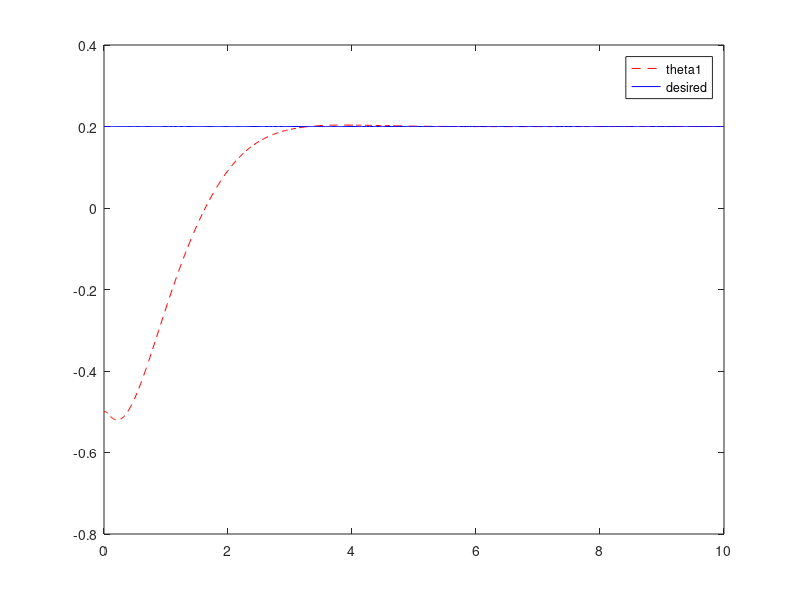
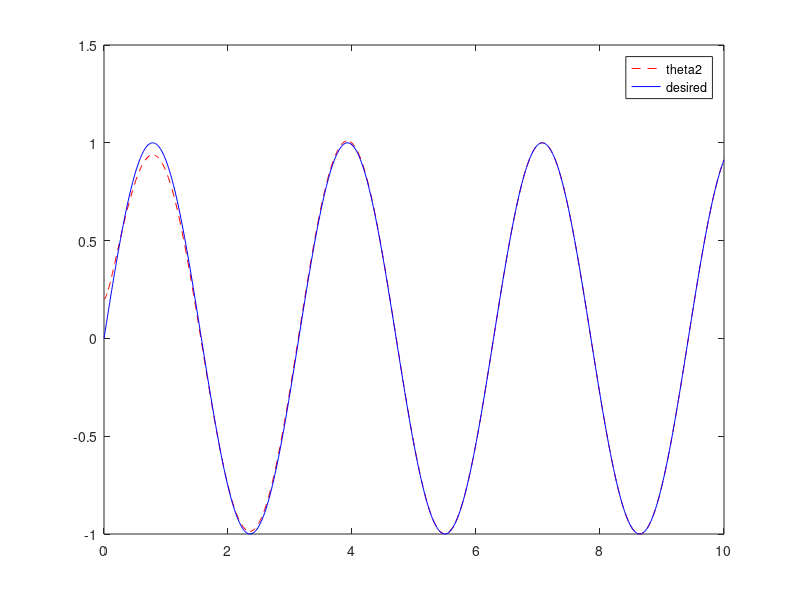
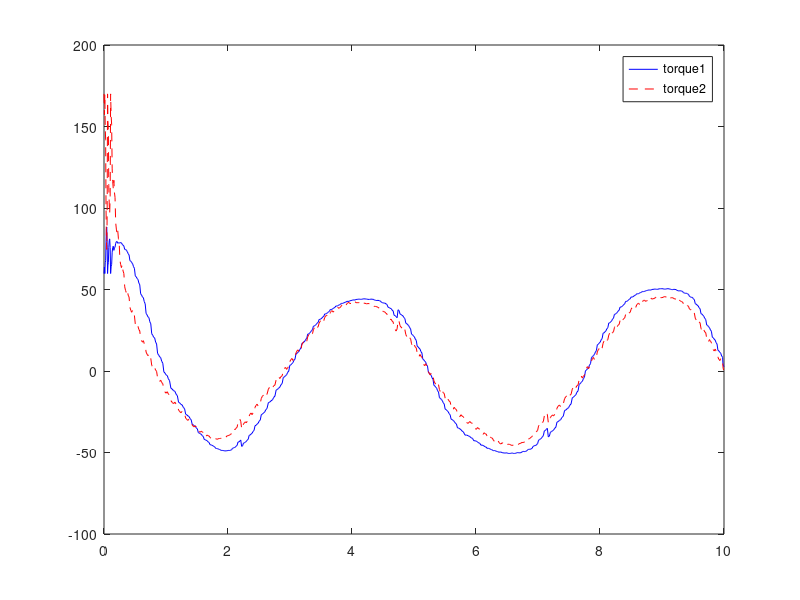
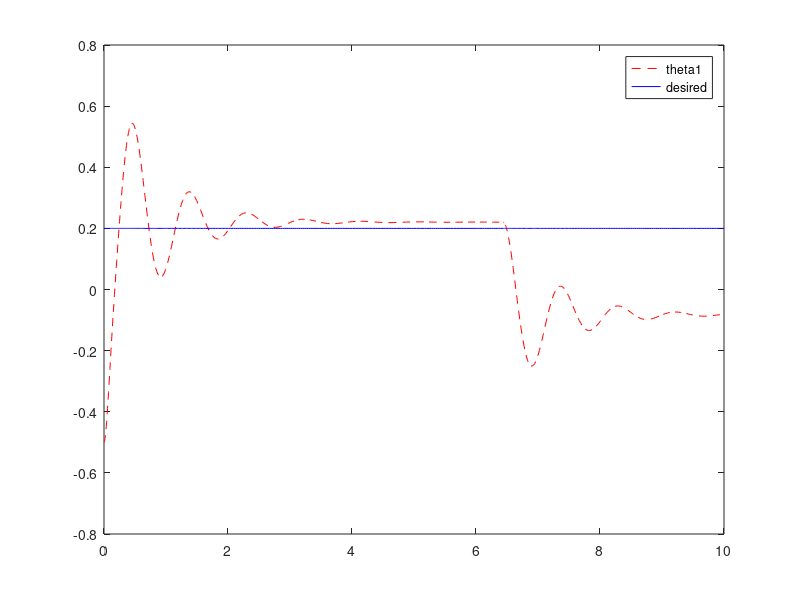

The MATLAB source for these figures, in order:
function [] = gravity_arm()
clc
clear all;
close all;

% the following parameters for the arm
I1=10;  I2 = 10; m1=5; r1=.5; m2=5; r2=.5; l1=1; l2=1;

% we compute the parameters in the dynamic model
a = I1+I2+m1*r1^2+ m2*(l1^2+ r2^2);
b = m2*l1*r2;
d = I2+ m2*r2^2;

global y;
y = 0;

% initial condition 
x0= [-0.5,0.2,0.1,0.1];
%x0= [-0.8, 0.5, 0.1, 0.1];
tf =10;
w =0.2;
beta = 0.1;
g = 9.81;

global torque
torque =[]; 

global tor;
tor = [0;0];


%% Implement the Augmented PD control.
options = odeset('RelTol',1e-4,'AbsTol',[1e-4, 1e-4, 1e-4, 1e-4]);
[T,X] = ode45(@(t,x) Augmented_PD_control(t,x),[0 tf],x0, options);

figure('Name','Theta_1 under Augmented PD control');
plot(T, X(:,1),'r--');
hold on
plot(T, w*ones(size(T,1),1),'b-');
legend('theta1', 'desired')
figure('Name','Theta_2 under Augmented PD control');
plot(T, X(:,2),'r--');
hold on
plot(T, sin(2*T),'b-');
legend('theta2', 'desired')

figure('Name', 'I/p- Augmented PD control')
plot(T, torque(1,1:size(T,1)), 'b-');
hold on
plot(T, torque(2,1:size(T,1)), 'r--');
legend('torque1', 'torque2')
torque = [];

% The function -Augmented PD control

function dx = Augmented_PD_control(t,x)
theta_d = [w;sin(2*t)];
dtheta_d = [0;2*cos(2*t)];
ddtheta_d = [0;-4*sin(2*t)];
theta = x(1:2,1);
dtheta= x(3:4,1);
des_x = [theta_d ; dtheta_d];

global M C
M = [a+2*b*cos(x(2)), d+b*cos(x(2)); d+b*cos(x(2)), d];
C = [-b*sin(x(2))* x(4), -b*sin(x(2))*(x(3)+ x(4)); b*sin(x(2))*x(3),0];
invM = inv(M);
invMC= inv(M)*C;

tau = AugPDControl(theta_d, dtheta_d, ddtheta_d, theta, dtheta);
torque = [torque , tau];
dx = zeros(4,1);
dx(1) = x(3);
dx(2) = x(4);
dx(3:4) = -invMC *x(3:4) + invM*tau;

end

function tau = AugPDControl(theta_d, dtheta_d, ddtheta_d, theta, dtheta)
global M C
Kp = 100*eye(2);
Kv = 100*eye(2);
e = theta_d - theta;
de = dtheta_d -dtheta;
tau = (Kp*e + Kv*de) + C*dtheta_d + M*ddtheta_d;
end

%% Implement the iterative learning control.
options = odeset('RelTol',1e-4,'AbsTol',[1e-4, 1e-4, 1e-4, 1e-4]);
[T,X] = ode45(@(t,x) Iterative_learning_control(t,x),[0 tf],x0, options);

figure('Name','Theta_1 under Iterative learning control');
plot(T, X(:,1),'r--');
hold on
plot(T, w*ones(size(T,1),1),'b-');
legend('theta1', 'desired')
figure('Name','Theta_2 under Iterative learning control');
plot(T, X(:,2),'r--');
hold on
plot(T, w*ones(size(T,1),1),'b-');
legend('theta2', 'desired')
%plot(T, sin(2*T),'b-');
 
figure('Name', 'I/p- Iterative learning control')
plot(T, torque(1,1:size(T,1)), 'b-');
hold on
plot(T, torque(2,1:size(T,1)), 'r--');
legend('torque1', 'torque2')
%torque = [];

% The function -Iterative learning control

function dx = Iterative_learning_control(t,x)
theta_d = [0.2;0.2];
dtheta_d = [0;0];
ddtheta_d = [0;0];
theta = x(1:2,1);
dtheta= x(3:4,1);


M = [a+2*b*cos(x(2)), d+b*cos(x(2)); d+b*cos(x(2)), d];
C = [-b*sin(x(2))*x(4), -b*sin(x(2))*(x(3)+ x(4)); b*sin(x(2))*x(3),0];
invM = inv(M);
invMC= inv(M)*C;

% Gravity Matrix 
g1=-(m1+m2)*g*l1*sin(x(2))-m2*g*l2*sin(x(1)+ x(2)); 
g2=-m2*g*l2*sin(x(1)+ x(2)); 
Gq=[g1;g2];

%global tor
tau_r = IterativeLearningControl(theta_d, dtheta_d, ddtheta_d, theta, dtheta,t);
if (sum(isinf(tor)) ~= 0)
    disp('Inf_err')
end
torque = [torque , tau_r];

dx = zeros(4,1);
dx(1) = x(3);
dx(2) = x(4);
dx(3:4) = -invMC*x(3:4) + invM*tau_r - invM*Gq  ;
if (sum(isinf(dx)) ~= 0)
    disp('Inf_err')
end

end

function tau_ret = IterativeLearningControl(theta_d, dtheta_d, ddtheta_d, theta, dtheta,t)
% global tor
Kp = 200 * eye(2);
Kv = 10 * eye(2);
e = theta - theta_d;
de = dtheta - dtheta_d;
if t==0
    tor=[0;0];
end
tau_ret = ((1/beta)*(-Kp*e - Kv*de)) + tor;
if norm(dtheta)<0.0001
    tor = tau_ret;
end

end


end
